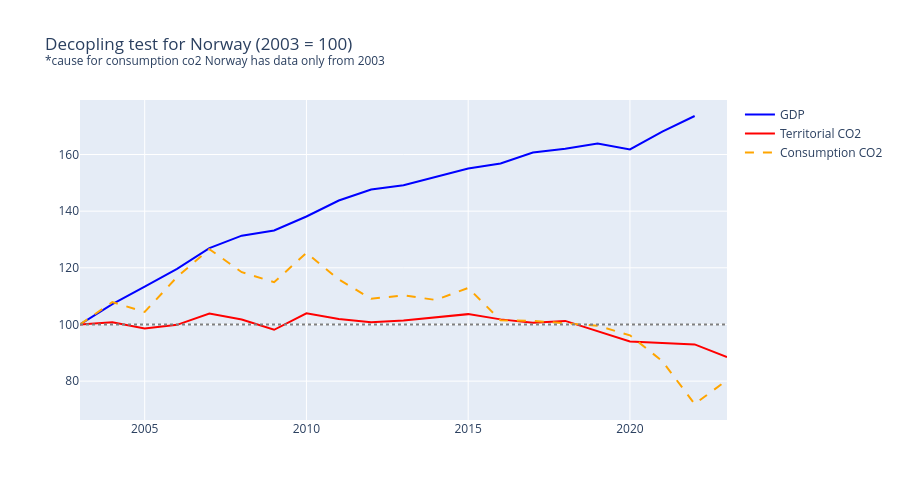

The code cell stored with this chart in its notebook:
### Code cell
#Special one for Norway
query = """
    SELECT 
        c.name as country,
        c.iso_code,
        e.year,
        e.co2_total,
        e.co2_per_capita,
        e.co2_per_gdp,
        e.consumption_co2,
        e.consumption_co2_per_capita,
        e.consumption_co2_per_gdp,
        e.trade_co2,
        e.trade_co2_share,
        e.gdp,
        e.population
    FROM emissions e
    JOIN countries c ON c.id = e.country_id
    WHERE e.year BETWEEN :start AND :end AND c.iso_code = 'NOR'
    ORDER BY c.iso_code, e.year
"""

with engine.connect() as conn:
    df_nor = pd.read_sql(
        text(query),
        conn,
        params={
            'start': 2003,
            'end': DECOUPLING_END_YEAR
        }
    )

nor = build_index(df_nor, 2003).copy()

fig = go.Figure()

fig.add_trace(go.Scatter(x=nor['year'], y=nor['gdp_index'],
    name='GDP', line=dict(color='blue', width=2)))
fig.add_trace(go.Scatter(x=nor['year'], y=nor['co2_index'],
    name='Territorial CO2', line=dict(color='red', width=2)))
fig.add_trace(go.Scatter(x=nor['year'], y=nor['consumption_co2_index'],
    name='Consumption CO2', line=dict(color='orange', width=2, dash='dash')))
fig.add_hline(y=100, line_dash='dot', line_color='gray')

fig.update_layout(
    height=500,
    title_text='Decopling test for Norway (2003 = 100)<br>'
               '<sup>*cause for consumption co2 Norway has data only from 2003</sup>'
)
fig.show()


# Norway hydrocarbon production
nor = df_indexed[df_indexed['iso_code'] == 'NOR'].copy()
fig = go.Figure()
fig.add_trace(go.Scatter(x=nor['year'], y=nor['coal_co2'],
    name='Coal', line=dict(color='black')))
fig.add_trace(go.Scatter(x=nor['year'], y=nor['gas_co2'],
    name='Gas', line=dict(color='orange')))
fig.add_trace(go.Scatter(x=nor['year'], y=nor['oil_co2'],
    name='Oil', line=dict(color='brown')))

fig.update_layout(
    height=500,
    title_text='Norway - The Oil Exporter Paradox<br>'
               '<sup>GDP from oil exports, but domestic energy is almost 100% hydro</sup>'
)
fig.show()

### Figure 1 — Plotly figure (JSON) as saved in the notebook; plotly's stock layout.template omitted (floating-point values rounded to 4 significant figures)
{"data": [{"line": {"color": "blue", "width": 2}, "name": "GDP", "type": "scatter", "x": [2003, 2004, 2005, 2006, 2007, 2008, 2009, 2010, 2011, 2012, 2013, 2014, 2015, 2016, 2017, 2018, 2019, 2020, 2021, 2022, 2023], "y": [100.0, 107.2, 113.3, 119.7, 126.9, 131.3, 133.2, 138.1, 143.8, 147.7, 149.2, 152.2, 155.0, 156.8, 160.7, 162.0, 163.9, 161.8, 168.1, 173.6, NaN]}, {"line": {"color": "red", "width": 2}, "name": "Territorial CO2", "type": "scatter", "x": [2003, 2004, 2005, 2006, 2007, 2008, 2009, 2010, 2011, 2012, 2013, 2014, 2015, 2016, 2017, 2018, 2019, 2020, 2021, 2022, 2023], "y": [100.0, 100.8, 98.54, 99.86, 103.8, 101.8, 98.13, 104.0, 101.9, 100.8, 101.4, 102.4, 103.7, 101.8, 100.6, 101.3, 97.6, 93.98, 93.49, 92.97, 88.5]}, {"line": {"color": "orange", "dash": "dash", "width": 2}, "name": "Consumption CO2", "type": "scatter", "x": [2003, 2004, 2005, 2006, 2007, 2008, 2009, 2010, 2011, 2012, 2013, 2014, 2015, 2016, 2017, 2018, 2019, 2020, 2021, 2022, 2023], "y": [100.0, 107.9, 104.4, 116.8, 126.6, 118.5, 114.9, 125.3, 115.9, 109.1, 110.3, 108.7, 112.9, 101.5, 101.3, 100.3, 99.57, 96.17, 87.06, 71.93, 80.34]}], "layout": {"height": 500, "shapes": [{"line": {"color": "gray", "dash": "dot"}, "type": "line", "x0": 0, "x1": 1, "xref": "x domain", "y0": 100, "y1": 100, "yref": "y"}], "title": {"text": "Decopling test for Norway (2003 = 100)<br><sup>*cause for consumption co2 Norway has data only from 2003</sup>"}}}
